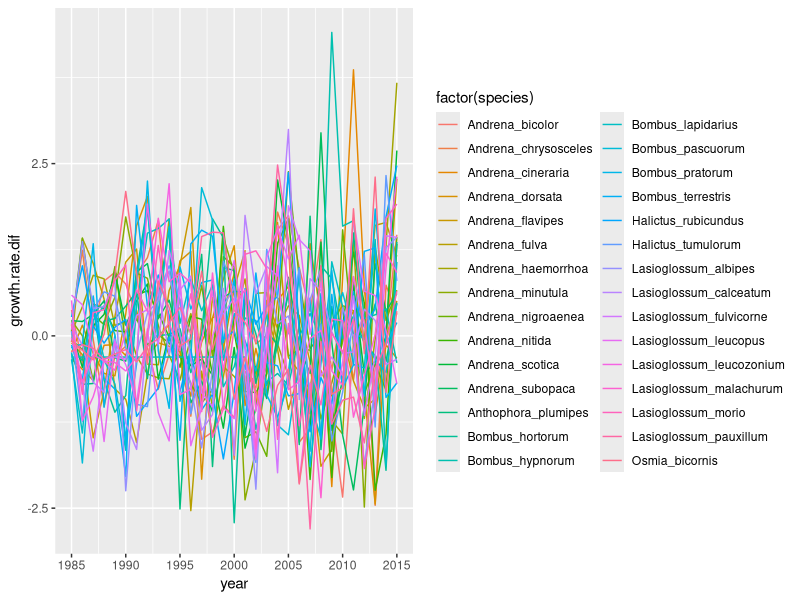
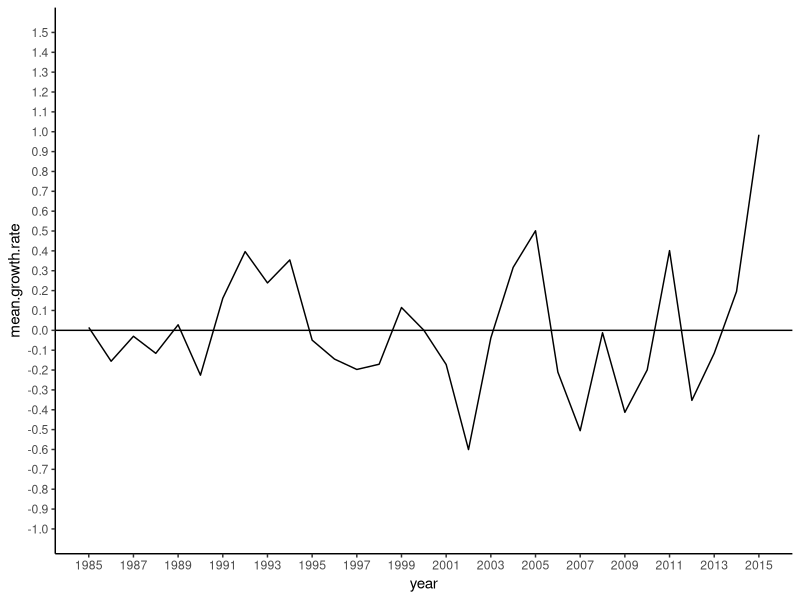
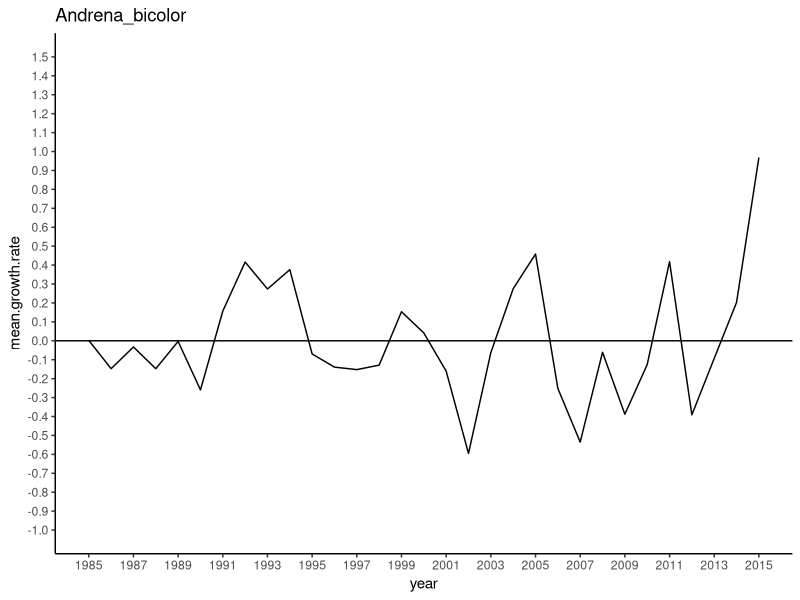
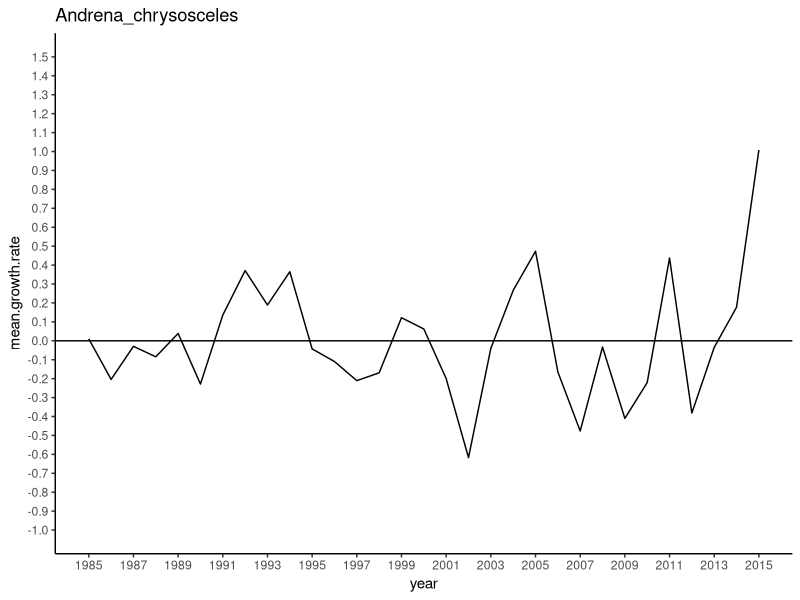
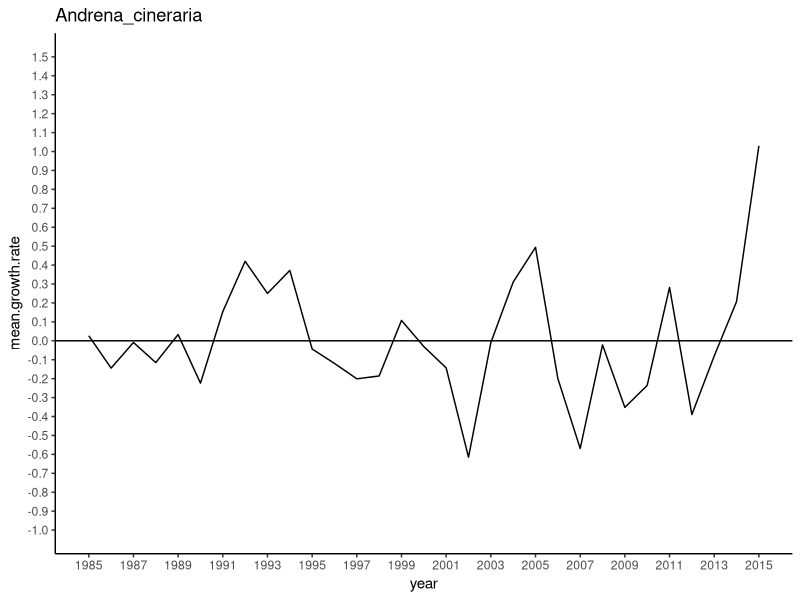
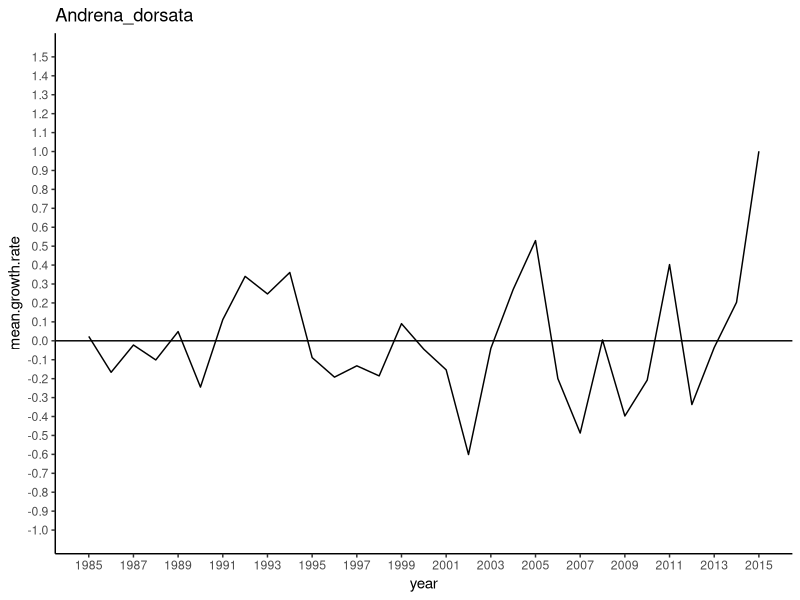
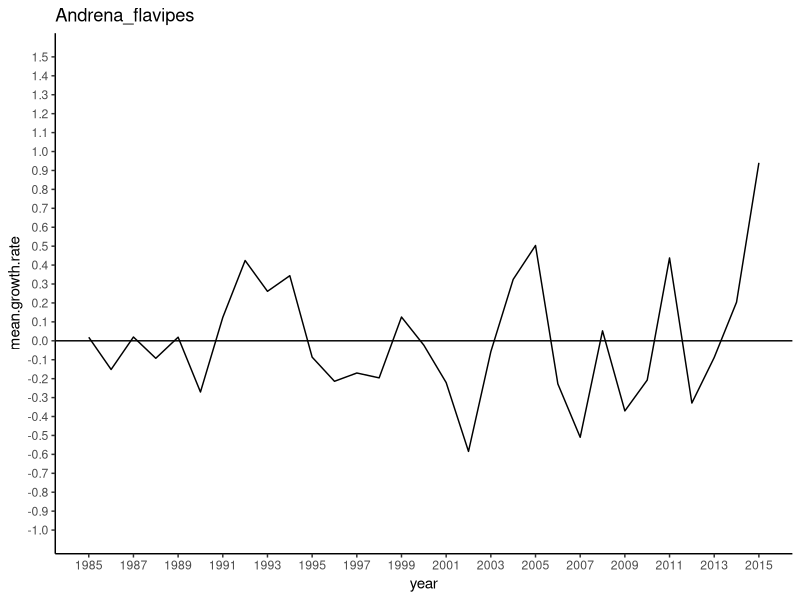
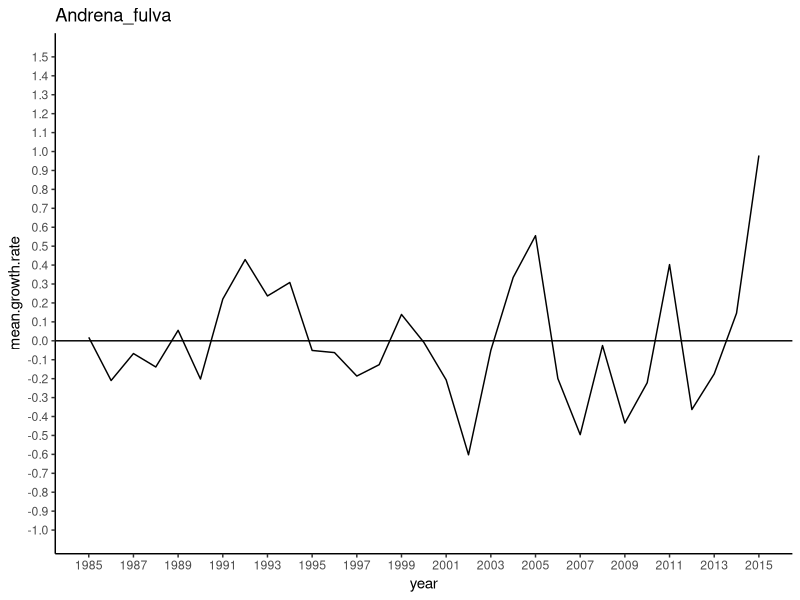

Reproduce these figures in R, in order.
# ============================= Packages required =============================


library(tidyverse)


# ============================ Load in data ===================================


# growth.rates.csv is a data file containing interannual changes in species 
# abundance.


species_data <- read.csv("Data/species.data.csv", header = T, strip.white=TRUE)

# ../ = go back a folder
# / go forward a folder


# ============================ Format data ====================================


species_data$species <- gsub(" ", "_", species_data$species)


# ===================== Calculating Growth Rates ==============================


# create a list of species codes that is the same as those in species_data

species.list <- unique(species_data$species)


# Create empty data frame in which to put loop output

growth.rate=NULL          


# Open loop
# for i in species.list = everytime i occurs within species list

for(i in species.list){ 
  
  
  # create dataframe sp.data. where sp.data is the same as species_data with
  # specie set to i
  
  sp.data <- species_data[species_data$species == i,]
  
  
  # create 2 new columns in sp.data.
  # New column 1 = tr0obs column offset by one 
  # i.e. the value of the year  previous
  # New column 2 = tr0obs column - tr0obs offset by one column
  
  sp.data <- sp.data %>%
    mutate(col.ind.prev.year = lag(occupancy)) %>% 
    mutate(growth.rate.dif = occupancy - col.ind.prev.year)
  
  
  # Bind the two data frames growth.rate and sp.data together
  growth.rate = rbind(growth.rate,sp.data)
  
}  # Close loop


# ============================ Format data ====================================


# Remove unnecessary columns from data

bee_species_data <- growth.rate %>% select(-(col.ind.prev.year), -(occupancy))

head(bee_species_data)
tail(bee_species_data)

# Set NA values to 0
# NA values are for the 1st year of data therefore no differential.

bee_species_data[is.na(bee_species_data)] <- 0


# Scaling data around mean of 0 and sd of 1

# Create empty dataframe to put scaled data into

scaled <- NULL


# Create list of species names

species.list <- unique(bee_species_data$species)


# Open for loop
# Loop creates new df each time of scaled values. 
# Binds scaled values onto scaled dataset

for (i in species.list){
  
  # subset gets growth.rate data for one species (species i)
  
  subset <- filter(bee_species_data, species == i)
  
  
  # Scale growth.rate.dif for species i
  
  subset$growth.rate.dif <- scale(subset$growth.rate.dif, center = T, scale = T)
  
  
  # Bind subset onto scaled dataset
  
  scaled = rbind(scaled, subset)
  
} # Close loop



# for some reason r is creating a dataframe within the dataframe
# to remove this use
# solution found at https://stackoverflow.com/questions/30896605/dataframe-within-dataframe

scaled <- do.call(data.frame, scaled)




# ========== Plot all species interannual changes in abundance ================


growth.rate.plot <-ggplot(
  scaled, aes(
    x = year,
    y = growth.rate.dif,
    colour = factor(species))) + 
  geom_line() + 
  scale_x_continuous(breaks = seq(1975, 2015, 5))

growth.rate.plot



# ======== Plot mean of all species interannual changes in abundance ==========


# create table of mean growth rate differenctials grouped by year

growth.rate.mean <- scaled %>% 
  group_by(year) %>%
  summarise(mean.growth.rate = mean(growth.rate.dif, na.rm = TRUE))

growth.rate.mean <- as.data.frame(growth.rate.mean)


# Plot mean growth rate differentials

mean.growth.rate.plot <- ggplot(
  growth.rate.mean, aes(
    x = year,
    y = mean.growth.rate)) + 
  geom_hline(yintercept = 0) +
  coord_cartesian(xlim = c(1985, 2015), ylim = c(-1, 1.5)) +
  scale_x_continuous(breaks = seq(1985, 2015, by = 2)) +
  scale_y_continuous(breaks=seq(-1, 1.5, 0.1)) +
  geom_line() +
  theme_classic() 


mean.growth.rate.plot



# === Plot mean of all species interannual changes in abundance - 1 species ===


# Create list of species from growth.rate data

species.list <- unique(scaled$species)


# Write for loop
# loop creates a subset of data removing one species each time (species i)
# Plots yearly mean growth rates minus species i each time
# Creates n plots where n is number of species in list

for(i in species.list){  # Open loop
  
  
  # a gets a subset of growth.rate data minus species i.
  
  removed_species <- subset(scaled, species != i) 
  
  
  # Growth.rate.mean gets removed_species 
  # removed_species is grouped by year
  # yearly mean growthrates of all species are calulated
  
  growth.rate.mean <- removed_species %>% 
    group_by(year) %>%
    summarise(mean.growth.rate = mean(growth.rate.dif, na.rm = TRUE))
  
  
  # Create plot of mean yearly growth rates across all species using subset of data
  

  mean.growth.rate.plot <- ggplot(
    growth.rate.mean, aes(
      x = year,
      y = mean.growth.rate)) + 
    geom_hline(yintercept = 0) +
    coord_cartesian(xlim = c(1985, 2015), ylim = c(-1, 1.5)) +
    scale_x_continuous(breaks = seq(1985, 2015, by = 2)) +
    scale_y_continuous(breaks=seq(-1, 1.5, 0.1)) +
    geom_line() +
    theme_classic() +
    ggtitle(i)
  
  
  # Plot graph
  
  plot(mean.growth.rate.plot)
  
} # Close loop



# =========================== Bean pollinators ================================


bean_species <- scaled %>% filter(Field.Bean == 1)


# Create list of species from growth.rate data

bean_species_list <- unique(bean_species$species)


# Write for loop
# loop creates a subset of data removing one species each time (species i)
# Plots yearly mean growth rates minus species i each time
# Creates n plots where n is number of species in list

for(i in bean_species_list){  # Open loop
  
  
  # a gets a subset of growth.rate data minus species i.
  
  bean_removed_species <- subset(bean_species, species != i) 
  
  
  # Growth.rate.mean gets removed_species 
  # removed_species is grouped by year
  # yearly mean growthrates of all species are calulated
  
  bean_growth_rate_mean <- bean_removed_species %>% 
    group_by(year) %>%
    summarise(mean.growth.rate = mean(growth.rate.dif, na.rm = TRUE))
  
  
  # Create plot of mean yearly growth rates across all species using subset of data
  
  
  bean_mean_growth_rate_plot <- ggplot(
    bean_growth_rate_mean, aes(
      x = year,
      y = mean.growth.rate)) + 
    geom_hline(yintercept = 0) +
    coord_cartesian(xlim = c(1985, 2015), ylim = c(-1.5, 2)) +
    scale_x_continuous(breaks = seq(1985, 2015, by = 2)) +
    scale_y_continuous(breaks=seq(-1.5, 2, 0.1)) +
    geom_line() +
    theme_classic() +
    ggtitle(i, "Removed") 
  
  # Plot graph
  
  plot(bean_mean_growth_rate_plot)
  
} # Close loop
